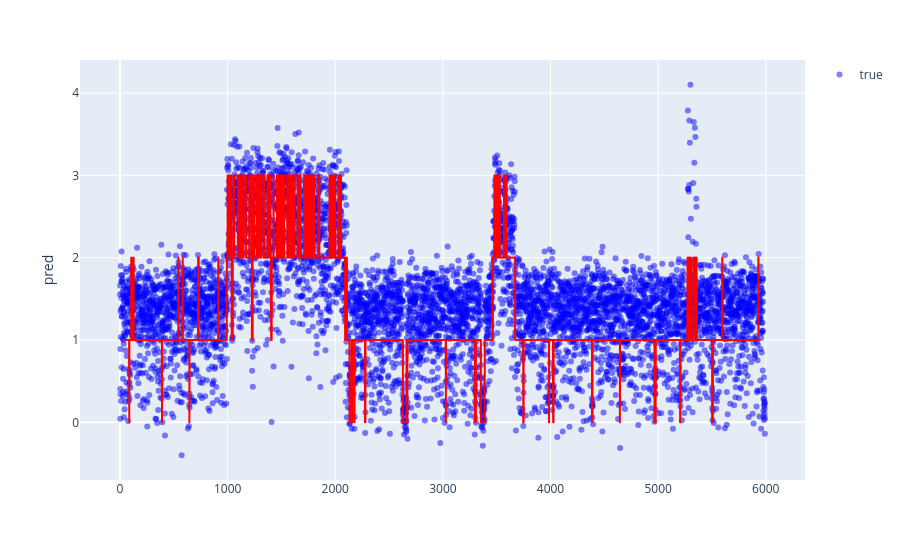

Write notebook code for a chart like this one.
### Code cell
# Assuming y_pred and X are your data
x = np.arange(50, 50 + len(y_pred))
fig = px.line(x=x, y=y_pred, color_discrete_sequence=['red'], labels={'x': '', 'y': 'pred'})
fig.add_trace(go.Scatter(x=np.arange(len(X)), y=X * 4.5 - 0.4, mode='markers', marker_color='blue', marker_opacity=0.5, name='true'))
# fig.update_layout(legend_title_text='', width=1200, height=400, xaxis_range=[200, 600])
fig.show()

### Figure 1 — Plotly figure (JSON) as saved in the notebook; plotly's stock layout.template omitted (floating-point values rounded to 4 significant figures; data arrays with more than 128 entries replaced by an {"elided": "..."} marker saying what was removed)
{"data": [{"hovertemplate": "=%{x}<br>pred=%{y}<extra></extra>", "legendgroup": "", "line": {"color": "red", "dash": "solid"}, "marker": {"symbol": "circle"}, "mode": "lines", "name": "", "showlegend": false, "type": "scattergl", "x": {"elided": "5894 int values"}, "xaxis": "x", "y": {"elided": "5894 int values"}, "yaxis": "y"}, {"marker": {"color": "blue", "opacity": 0.5}, "mode": "markers", "name": "true", "type": "scatter", "x": {"elided": "5994 int values"}, "y": {"elided": "5994 float values"}}], "layout": {"legend": {"tracegroupgap": 0}, "margin": {"t": 60}, "xaxis": {"anchor": "y", "domain": [0.0, 1.0], "title": {"text": ""}}, "yaxis": {"anchor": "x", "domain": [0.0, 1.0], "title": {"text": "pred"}}}}
